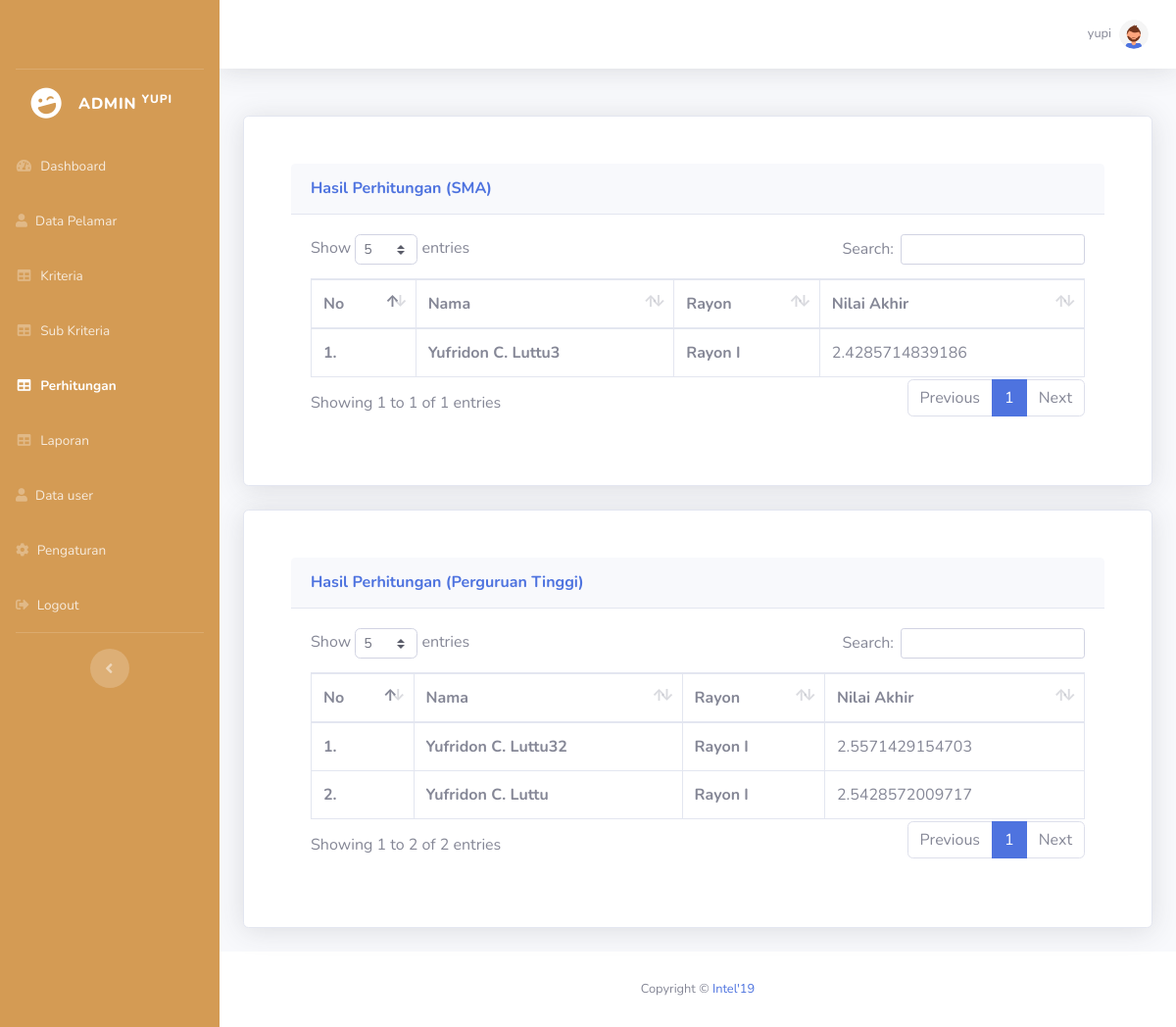
The page /admin/perhitungan.php (signed in) on the database as committed earlier.
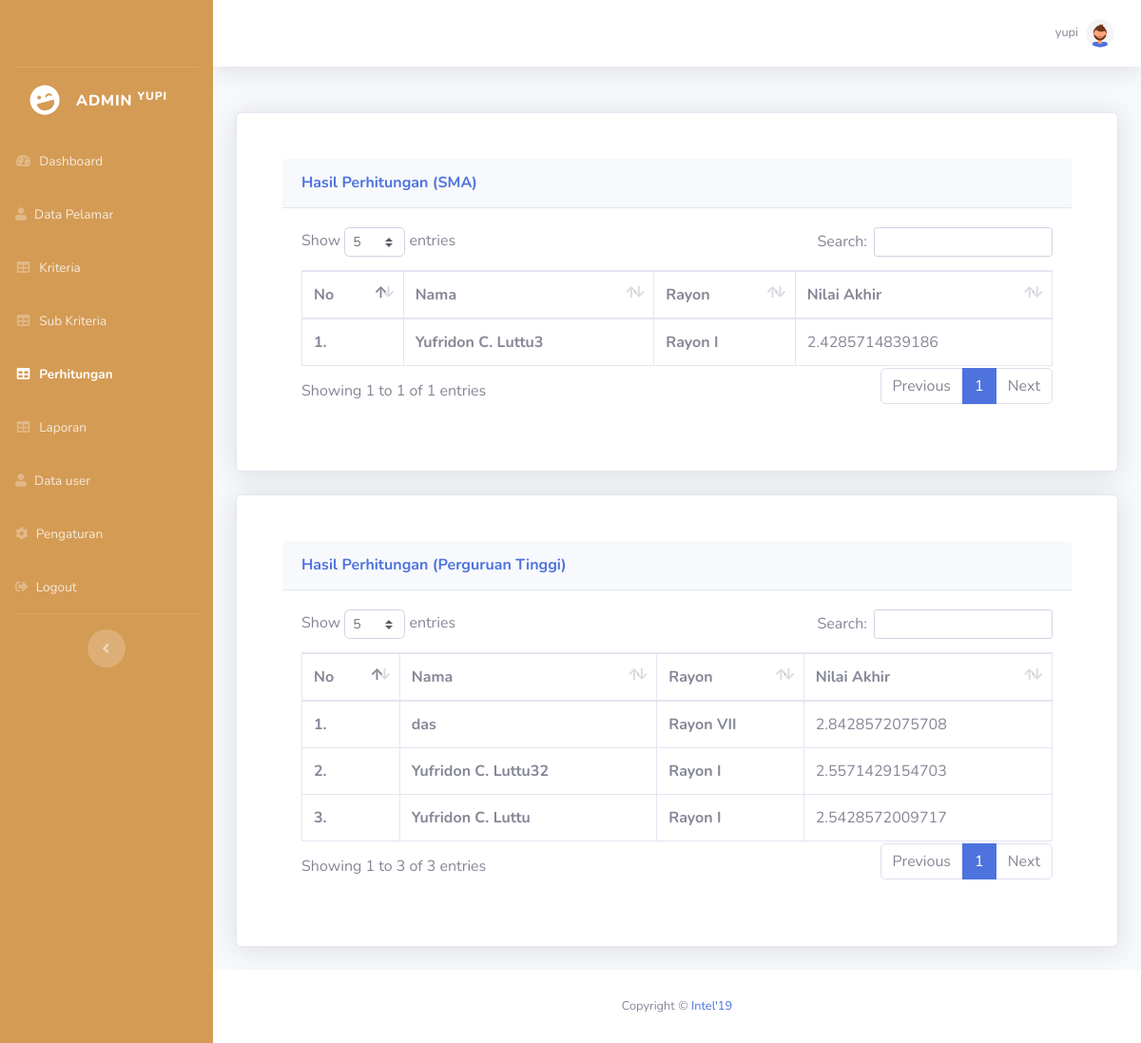
The same page on the database as committed later.
### tables this page shows
CREATE TABLE `data_pelamar` (
  `id_pelamar` int(11) NOT NULL,
  `nama` varchar(50) NOT NULL,
  `foto` varchar(255) NOT NULL,
  `sekolah` varchar(100) NOT NULL,
  `jurusan` varchar(50) NOT NULL,
  `no_hp` varchar(12) NOT NULL,
  `pendapatan_ortu` int(11) NOT NULL,
  `ipk` float NOT NULL,
  `kartu_keluarga` varchar(255) DEFAULT NULL,
  `raport_khs` varchar(255) DEFAULT NULL,
  `f_id_rayon` int(11) NOT NULL,
  `f_id_login` int(11) NOT NULL
);

CREATE TABLE `rayon` (
  `id_rayon` int(11) NOT NULL,
  `nama_rayon` varchar(100) NOT NULL
);

### config.php (called while the page is built, shortened)
<?php
function connectDatabase()
{
    $conn = new mysqli(DB_HOST, DB_USERNAME, DB_PASSWORD, DB_NAME);
    return $conn;
}
?>

### admin/functions/perhitungan.php (called while the page is built, shortened)
<?php
require_once '../config.php';
class Perhitungan{
    public function __construct()
    {
        $this->db = connectDatabase();
    }
    public function perengkingan($jenjang=null,$periode=null){
        $perhitungan = $this->GapAlternatif($jenjang,$periode);
        $ranking = array();
        foreach ($perhitungan as $key => $value) {
            $jumlahCF = $value['bobot_gap_C1'] + $value['bobot_gap_C2'] + $value['bobot_gap_C3'] + $value['bobot_gap_C4'] + $value['bobot_gap_C5'];
            $jumlahSF = $value['bobot_gap_C6'] + $value['bobot_gap_C7'];
            $NCF = $jumlahCF / 5;
            $NSF = $jumlahSF / 2;
            $NMA = ($value['bobotC1'] * $NCF) + ($value['bobotC2'] * $NCF) + ($value['bobotC3'] * $NCF) + ($value['bobotC4'] * $NCF) + ($value['bobotC5'] * $NCF);
            $NSA = ($value['bobotC6'] * $NSF) + ($value['bobotC7'] * $NSF);
            $nilaiAkhir = ((5 / 7) * $NMA) + ((2 / 7) * $NSA);
            $ranking[] = [
                'id_pelamar' => $value['id_pelamar'],
                'nama' => $value['nama'],
                'nama_rayon' => $value['nama_rayon'],
                'f_id_rayon' => $value['f_id_rayon'],
                'f_id_login' => $value['f_id_login'],
                'nilaiAkhir' => $nilaiAkhir
            ];
        }
        usort($ranking, array($this, 'compare'));
        return $ranking;
    }
    function compare($a, $b) {
        return ($a['nilaiAkhir'] > $b['nilaiAkhir']) ? -1 : 1;
    }
}
$Perhitungan = new Perhitungan();
?>

### admin/perhitungan.php (the view, shortened to what the changed rows need)
<?php
require_once './header.php';
require_once './functions/perhitungan.php';
$rankingSMA = $Perhitungan->perengkingan('sma',$_SESSION['id_periode']);
$rankingPT = $Perhitungan->perengkingan('pt',$_SESSION['id_periode']);
$j = 1;
$k = 1;
?>
<div class="row">
    <div class="col-lg-12">
        <div class="card shadow mb-4">
            <div class="justify-content-center p-5">
                <form action="" method="post">
                    <div class="card-body">
                        <div class="table-responsive">
                            <table class="table table-bordered" id="hasil-sma" width="100%" cellspacing="0">
                                <thead>
                                    <tr>
                                        <th>No</th>
                                        <th>Nama</th>
                                        <th>Rayon</th>
                                        <th>Nilai Akhir</th>
                                    </tr>
                                </thead>
                                <tbody>
                                    <?php foreach ($rankingSMA as $key => $rank):?>
                                    <tr>
                                        <th scope="row"><?=$j++;?>. </th>
                                        <th><?=$rank['nama'];?></th>
                                        <th><?=$rank['nama_rayon'];?></th>
                                        <td><?=$rank['nilaiAkhir'];?></td>
                                    </tr>
                                    <?php endforeach;?>
                                </tbody>
                            </table>
                        </div>
                    </div>
                </form>
            </div>
        </div>
    </div>
    <div class="col-lg-12">
        <div class="card shadow mb-4">
            <div class="justify-content-center p-5">
                <form action="" method="post">
                    <div class="card-body">
                        <div class="table-responsive">
                            <table class="table table-bordered" id="hasil-pt" width="100%" cellspacing="0">
                                <thead>
                                    <tr>
                                        <th>No</th>
                                        <th>Nama</th>
                                        <th>Rayon</th>
                                        <th>Nilai Akhir</th>
                                    </tr>
                                </thead>
                                <tbody>
                                    <?php foreach ($rankingPT as $key => $rank):?>
                                    <tr>
                                        <th scope="row"><?=$k++;?>. </th>
                                        <th><?=$rank['nama'];?></th>
                                        <th><?=$rank['nama_rayon'];?></th>
                                        <td><?=$rank['nilaiAkhir'];?></td>
                                    </tr>
                                    <?php endforeach;?>
                                </tbody>
                            </table>
                        </div>
                    </div>
                </form>
            </div>
        </div>
    </div>
</div>
<?php require './footer.php';?>

Rows that differ between the two databases and show on the page:
added data_pelamar: nama "das", f_id_rayon.nama_rayon "Rayon VII", nilaiAkhir "2.8428572075708", shown under "Hasil Perhitungan (Perguruan Tinggi)"
Other text that changed with them:
text written by a page script: "Show entries Search: Showing 1 to 2 of 2 entries Previous 1 Next" → "Show entries Search: Showing 1 to 3 of 3 entries Previous 1 Next"
